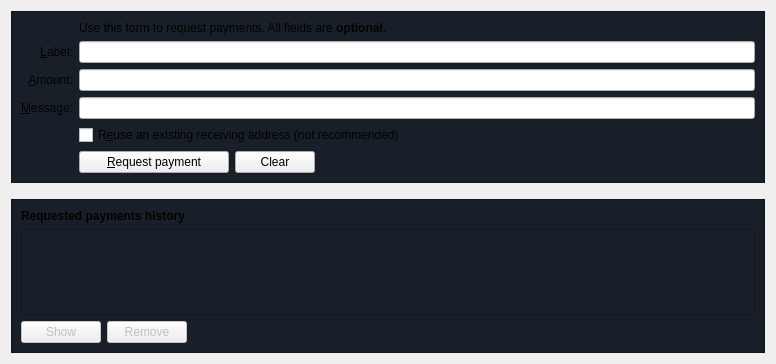
<?xml version="1.0" encoding="UTF-8"?>
<ui version="4.0">
 <class>ReceiveCoinsDialog</class>
 <widget class="QWidget" name="ReceiveCoinsDialog">
  <property name="geometry">
   <rect>
    <x>0</x>
    <y>0</y>
    <width>776</width>
    <height>364</height>
   </rect>
  </property>
  <layout class="QVBoxLayout" name="verticalLayout" stretch="0,0,1">
   <item>
    <widget class="QFrame" name="frame2">
     <property name="sizePolicy">
      <sizepolicy hsizetype="Preferred" vsizetype="Expanding">
       <horstretch>0</horstretch>
       <verstretch>0</verstretch>
      </sizepolicy>
     </property>
     <property name="styleSheet">
      <string notr="true">QFrame{
background-color:#191F29;
}</string>
     </property>
     <property name="frameShape">
      <enum>QFrame::StyledPanel</enum>
     </property>
     <property name="frameShadow">
      <enum>QFrame::Sunken</enum>
     </property>
     <layout class="QVBoxLayout" name="verticalLayout_3">
      <item>
       <layout class="QGridLayout" name="gridLayout">
        <item row="7" column="2">
         <widget class="QCheckBox" name="reuseAddress">
          <property name="toolTip">
           <string>Reuse one of the previously used receiving addresses. Reusing addresses has security and privacy issues. Do not use this unless re-generating a payment request made before.</string>
          </property>
          <property name="text">
           <string>R&amp;euse an existing receiving address (not recommended)</string>
          </property>
         </widget>
        </item>
        <item row="7" column="0">
         <widget class="QLabel" name="label_4">
          <property name="text">
           <string/>
          </property>
         </widget>
        </item>
        <item row="6" column="0">
         <widget class="QLabel" name="label_3">
          <property name="toolTip">
           <string>An optional message to attach to the payment request, which will be displayed when the request is opened. Note: The message will not be sent with the payment over the Bitcoin network.</string>
          </property>
          <property name="text">
           <string>&amp;Message:</string>
          </property>
          <property name="alignment">
           <set>Qt::AlignRight|Qt::AlignTrailing|Qt::AlignVCenter</set>
          </property>
          <property name="buddy">
           <cstring>reqMessage</cstring>
          </property>
         </widget>
        </item>
        <item row="4" column="2">
         <widget class="QLineEdit" name="reqLabel">
          <property name="toolTip">
           <string>An optional label to associate with the new receiving address.</string>
          </property>
         </widget>
        </item>
        <item row="6" column="2">
         <widget class="QLineEdit" name="reqMessage">
          <property name="toolTip">
           <string>An optional message to attach to the payment request, which will be displayed when the request is opened. Note: The message will not be sent with the payment over the Bitcoin network.</string>
          </property>
         </widget>
        </item>
        <item row="2" column="2">
         <widget class="QLabel" name="label_5">
          <property name="text">
           <string>Use this form to request payments. All fields are &lt;b&gt;optional&lt;/b&gt;.</string>
          </property>
         </widget>
        </item>
        <item row="4" column="0">
         <widget class="QLabel" name="label_2">
          <property name="toolTip">
           <string>An optional label to associate with the new receiving address.</string>
          </property>
          <property name="text">
           <string>&amp;Label:</string>
          </property>
          <property name="alignment">
           <set>Qt::AlignRight|Qt::AlignTrailing|Qt::AlignVCenter</set>
          </property>
          <property name="buddy">
           <cstring>reqLabel</cstring>
          </property>
         </widget>
        </item>
        <item row="5" column="0">
         <widget class="QLabel" name="label">
          <property name="toolTip">
           <string>An optional amount to request. Leave this empty or zero to not request a specific amount.</string>
          </property>
          <property name="text">
           <string>&amp;Amount:</string>
          </property>
          <property name="alignment">
           <set>Qt::AlignRight|Qt::AlignTrailing|Qt::AlignVCenter</set>
          </property>
          <property name="buddy">
           <cstring>reqAmount</cstring>
          </property>
         </widget>
        </item>
        <item row="5" column="2">
         <widget class="BitcoinAmountField" name="reqAmount">
          <property name="minimumSize">
           <size>
            <width>80</width>
            <height>0</height>
           </size>
          </property>
          <property name="toolTip">
           <string>An optional amount to request. Leave this empty or zero to not request a specific amount.</string>
          </property>
         </widget>
        </item>
        <item row="8" column="2">
         <layout class="QHBoxLayout" name="horizontalLayout">
          <item>
           <widget class="QPushButton" name="receiveButton">
            <property name="minimumSize">
             <size>
              <width>150</width>
              <height>0</height>
             </size>
            </property>
            <property name="text">
             <string>&amp;Request payment</string>
            </property>
            <property name="icon">
             <iconset resource="../bitcoin.qrc">
              <normaloff>:/icons/receiving_addresses</normaloff>:/icons/receiving_addresses</iconset>
            </property>
           </widget>
          </item>
          <item>
           <widget class="QPushButton" name="clearButton">
            <property name="sizePolicy">
             <sizepolicy hsizetype="Minimum" vsizetype="Fixed">
              <horstretch>0</horstretch>
              <verstretch>0</verstretch>
             </sizepolicy>
            </property>
            <property name="toolTip">
             <string>Clear all fields of the form.</string>
            </property>
            <property name="text">
             <string>Clear</string>
            </property>
            <property name="icon">
             <iconset resource="../bitcoin.qrc">
              <normaloff>:/icons/remove</normaloff>:/icons/remove</iconset>
            </property>
            <property name="autoDefault">
             <bool>false</bool>
            </property>
           </widget>
          </item>
          <item>
           <spacer name="horizontalSpacer">
            <property name="orientation">
             <enum>Qt::Horizontal</enum>
            </property>
            <property name="sizeHint" stdset="0">
             <size>
              <width>40</width>
              <height>20</height>
             </size>
            </property>
           </spacer>
          </item>
         </layout>
        </item>
        <item row="8" column="0">
         <widget class="QLabel" name="label_7">
          <property name="text">
           <string/>
          </property>
         </widget>
        </item>
       </layout>
      </item>
     </layout>
    </widget>
   </item>
   <item>
    <spacer name="verticalSpacer_2">
     <property name="orientation">
      <enum>Qt::Vertical</enum>
     </property>
     <property name="sizeHint" stdset="0">
      <size>
       <width>20</width>
       <height>10</height>
      </size>
     </property>
    </spacer>
   </item>
   <item>
    <widget class="QFrame" name="frame">
     <property name="sizePolicy">
      <sizepolicy hsizetype="Preferred" vsizetype="Expanding">
       <horstretch>0</horstretch>
       <verstretch>0</verstretch>
      </sizepolicy>
     </property>
     <property name="styleSheet">
      <string notr="true">QFrame{
background-color:#191F29;
}</string>
     </property>
     <property name="frameShape">
      <enum>QFrame::StyledPanel</enum>
     </property>
     <property name="frameShadow">
      <enum>QFrame::Raised</enum>
     </property>
     <layout class="QVBoxLayout" name="verticalLayout_2">
      <item>
       <widget class="QLabel" name="label_6">
        <property name="font">
         <font>
          <weight>75</weight>
          <bold>true</bold>
         </font>
        </property>
        <property name="text">
         <string>Requested payments history</string>
        </property>
       </widget>
      </item>
      <item>
       <widget class="QTableView" name="recentRequestsView">
        <property name="contextMenuPolicy">
         <enum>Qt::CustomContextMenu</enum>
        </property>
        <property name="tabKeyNavigation">
         <bool>false</bool>
        </property>
        <property name="sortingEnabled">
         <bool>true</bool>
        </property>
       </widget>
      </item>
      <item>
       <layout class="QHBoxLayout" name="horizontalLayout_2">
        <item>
         <widget class="QPushButton" name="showRequestButton">
          <property name="enabled">
           <bool>false</bool>
          </property>
          <property name="toolTip">
           <string>Show the selected request (does the same as double clicking an entry)</string>
          </property>
          <property name="text">
           <string>Show</string>
          </property>
          <property name="icon">
           <iconset resource="../bitcoin.qrc">
            <normaloff>:/icons/edit</normaloff>:/icons/edit</iconset>
          </property>
          <property name="autoDefault">
           <bool>false</bool>
          </property>
         </widget>
        </item>
        <item>
         <widget class="QPushButton" name="removeRequestButton">
          <property name="enabled">
           <bool>false</bool>
          </property>
          <property name="toolTip">
           <string>Remove the selected entries from the list</string>
          </property>
          <property name="text">
           <string>Remove</string>
          </property>
          <property name="icon">
           <iconset resource="../bitcoin.qrc">
            <normaloff>:/icons/remove</normaloff>:/icons/remove</iconset>
          </property>
          <property name="autoDefault">
           <bool>false</bool>
          </property>
         </widget>
        </item>
        <item>
         <spacer name="horizontalSpacer_2">
          <property name="orientation">
           <enum>Qt::Horizontal</enum>
          </property>
          <property name="sizeHint" stdset="0">
           <size>
            <width>40</width>
            <height>20</height>
           </size>
          </property>
         </spacer>
        </item>
       </layout>
      </item>
     </layout>
    </widget>
   </item>
  </layout>
 </widget>
 <customwidgets>
  <customwidget>
   <class>BitcoinAmountField</class>
   <extends>QLineEdit</extends>
   <header>bitcoinamountfield.h</header>
   <container>1</container>
  </customwidget>
 </customwidgets>
 <tabstops>
  <tabstop>reqLabel</tabstop>
  <tabstop>reqAmount</tabstop>
  <tabstop>reqMessage</tabstop>
  <tabstop>reuseAddress</tabstop>
  <tabstop>receiveButton</tabstop>
  <tabstop>clearButton</tabstop>
  <tabstop>recentRequestsView</tabstop>
  <tabstop>showRequestButton</tabstop>
  <tabstop>removeRequestButton</tabstop>
 </tabstops>
 <resources>
  <include location="../bitcoin.qrc"/>
 </resources>
 <connections/>
</ui>
